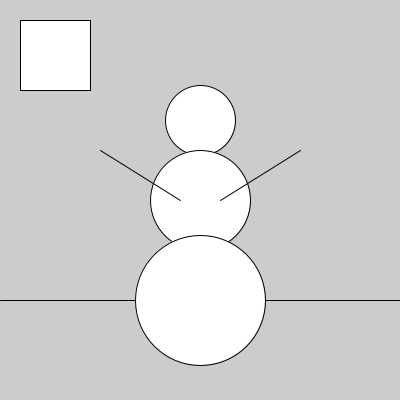
Frame 1 (no input)
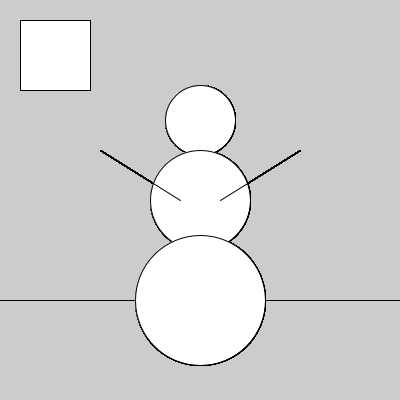
Frame 60 (the mouse pressed at the canvas centre just before this capture)
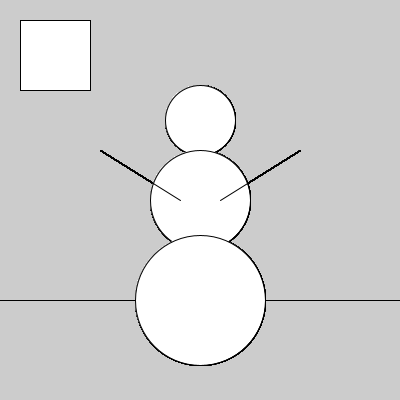
Frame 120 (the mouse held since frame 60 and released just before this capture)

The Processing sketch that drew these frames (run headless with seeded random() and noise(); from frame 60 on, the mouse is pressed at the canvas centre):

// Processing sketch: ej01b_muneco-de-nieve
// ── ej01b_muneco-de-nieve.pde
// Hola Tecno multimedia 1!

// Introducción al DIBUJO CON PROCESSING

void setup() {  //"configuracion"
  //FUNCION QUE PERMITE ESTABLECER EL TAMANIO DE VENTANA:
  //size( anchoVentana, altoVentana );  //--> píxeles, resolución  
  size( 400, 400 );

  //SINTAXIS DE LAS FUNCIONES:
  //nombreFuncion( parametro1, parametro2, parametro3 );  --> estructura de toda funcion de processing
}

void draw() {  //"dibujar"

  //CONCLUSIÓN 1: el eje de coordenadas (0,0) de loe ejes cartesianos es en la esquina superior izquierda

  //line( x1, y1, x2, y2 );

  //HORIZONTE
  line( 0, 300, 400, 300 );

  //ellipse( posicionEnX, posicionEnY, tamanioAncho, tamanioAlto );
  //se dibuja desde el centro

  //ellipse de arriba
  ellipse( 200, 120, 70, 70 );
  //ellipse del medio
  ellipse( 200, 200, 100, 100 );
  //ellipse de abajo
  ellipse( 200, 300, 130, 130 );

  //CONCLUSIÓN 2: EL CÓDIGO SE EJECUTA DE MANERA SECUENCIAL

  //line( x1, y1, x2, y2 );

  //brazo izquierdo
  line( 180, 200, 100, 150 );

  //brazo derecho
  line( 220, 200, 300, 150 );
  
  //rect( x, y, ancho, alto );  //se dibuja desde la esquina superior izquierda
  
  //un sol pixelado
  rect( 20, 20, 70, 70 );
 
  //CONSLUSION 3: EL LENGUAJE ES CASE-SENSITIVE (sensible a las mayusculas)

}
